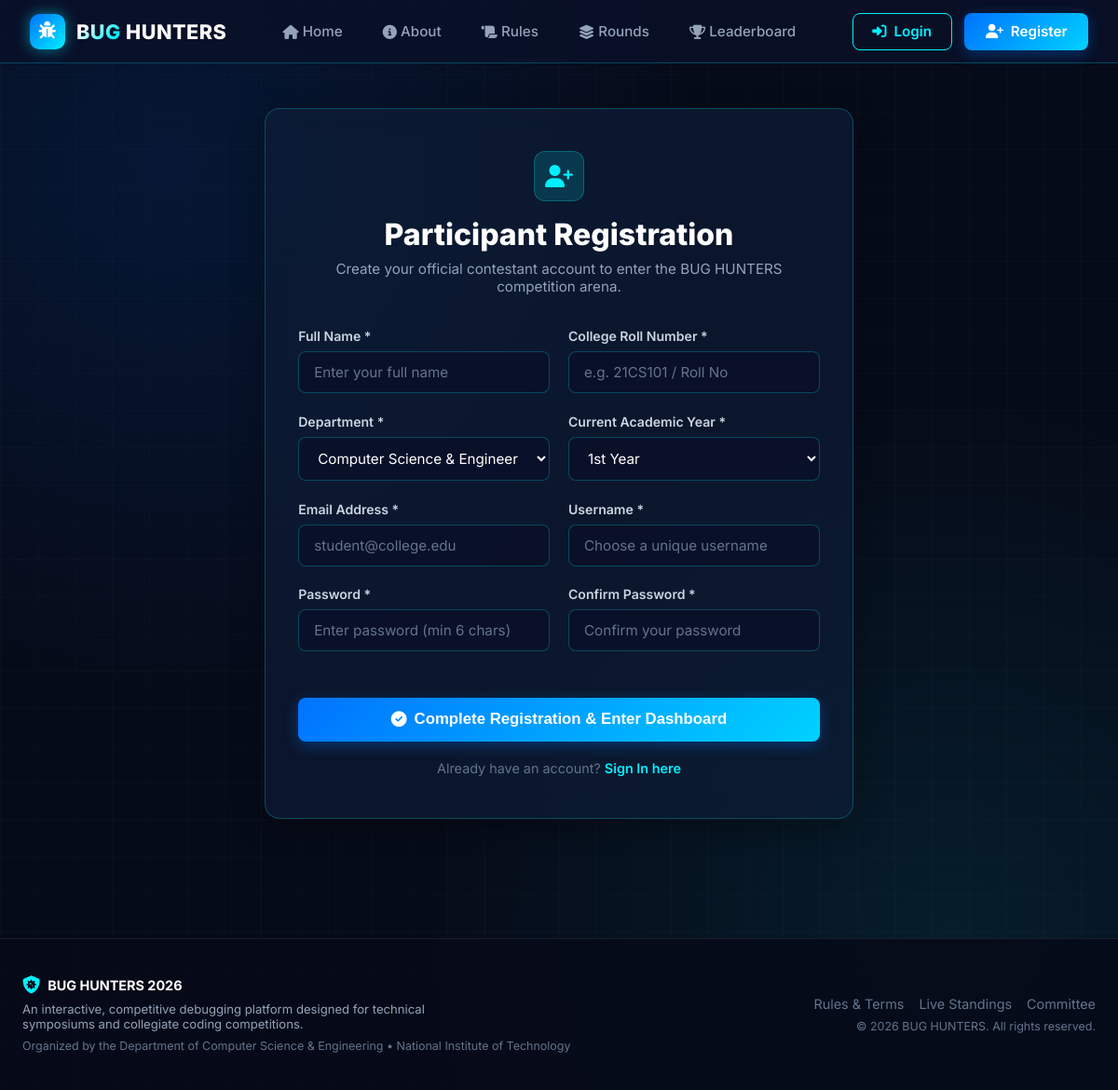
Screenshot of /register/ with the database file from the repository.
### competition/models.py (models this page shows, shortened)
class CompetitionSettings(models.Model):
    title = models.CharField(max_length=200, default="BUG HUNTERS 2026")
    tagline = models.CharField(max_length=255, default="Think Smart. Debug Fast. Code Better.")
    college_name = models.CharField(max_length=255, default="Apex Institute of Technology")
    r1_qualifying_marks = models.IntegerField(default=9, help_text="Default 9 out of 15")
    r1_total_questions = models.IntegerField(default=15)
    r1_time_per_question_seconds = models.IntegerField(default=60, help_text="Time per question in seconds (1 min)")
    r1_enabled = models.BooleanField(default=True)
    r2_qualifying_marks = models.IntegerField(default=15, help_text="Default 15 out of 25")
    r2_total_questions = models.IntegerField(default=5)
    r2_time_per_question_seconds = models.IntegerField(default=300, help_text="Time per question in seconds (5 min)")
    r2_enabled = models.BooleanField(default=True)
    r3_total_questions = models.IntegerField(default=3)
    r3_time_per_question_seconds = models.IntegerField(default=600, help_text="Time per question in seconds (10 min)")
    r3_enabled = models.BooleanField(default=True)
    allow_registration = models.BooleanField(default=True)
    leaderboard_published = models.BooleanField(default=True)
    anti_cheating_enabled = models.BooleanField(default=True)
    max_warning_violations = models.IntegerField(default=3)
    updated_at = models.DateTimeField(auto_now=True)
    class Meta:
        verbose_name = "Competition Setting"
        verbose_name_plural = "Competition Settings"
    @classmethod
    def get_settings(cls):
        settings, created = cls.objects.get_or_create(id=1)
        return settings

### accounts/views.py (the view)
# urls.py: path('register/', views.register_view, name='register'),
def register_view(request):
    if request.user.is_authenticated:
        return redirect('dashboard')
    settings = CompetitionSettings.get_settings()
    if not settings.allow_registration:
        messages.error(request, "Registration for BUG HUNTERS is currently closed by the administrator.")
        return redirect('home')
    if request.method == 'POST':
        form = ParticipantRegistrationForm(request.POST)
        if form.is_valid():
            user = form.save()
            initialize_participant_competition(user)
            messages.success(request, f"Registration Successful! Welcome to BUG HUNTERS, {user.profile.full_name}.")
            login(request, user)
            return redirect('dashboard')
        else:
            messages.error(request, "Please correct the errors indicated below.")
    else:
        form = ParticipantRegistrationForm()
    return render(request, 'registration.html', {'form': form})

### competition/context_processors.py (called while the page is built)
def competition_context(request):
    settings = CompetitionSettings.get_settings()
    user_rounds = {}
    if request.user.is_authenticated:
        rounds = ParticipantRound.objects.filter(participant=request.user)
        for r in rounds:
            user_rounds[r.round_number] = r
    return {
        'comp_settings': settings,
        'user_rounds': user_rounds,
        'app_name': 'BUG HUNTERS',
    }

### templates/registration.html (shortened to what this page needs)
{% extends 'base.html' %}
{% block content %}
<div style="max-width: 680px; margin: 3rem auto; padding: 0 1.5rem 5rem;">
    <div class="glass-panel" style="padding: 2.8rem 2.2rem;">
        <div style="text-align: center; margin-bottom: 2.2rem;">
            <div style="width: 54px; height: 54px; border-radius: 12px; background: rgba(0, 240, 255, 0.15); border: 1px solid var(--border-cyan); display: flex; align-items: center; justify-content: center; font-size: 1.5rem; color: var(--cyber-cyan); margin: 0 auto 1rem;">
                <i class="fas fa-user-plus"></i>
            </div>
            <h2 style="font-size: 2rem; font-weight: 800; color: #fff; margin-bottom: 0.5rem;">
                Participant Registration
            </h2>
            <p style="color: var(--text-muted); font-size: 0.95rem;">
                Create your official contestant account to enter the BUG HUNTERS competition arena.
            </p>
        </div>
        <form method="post" action="{% url 'register' %}">
            <div style="display: grid; grid-template-columns: 1fr 1fr; gap: 1.25rem;">
                <div class="form-group">
                    <label class="form-label">Full Name *</label>
                    {{ form.full_name }}
                </div>
                <div class="form-group">
                    <label class="form-label">College Roll Number *</label>
                    {{ form.roll_number }}
                </div>
            </div>
            <div style="display: grid; grid-template-columns: 1fr 1fr; gap: 1.25rem;">
                <div class="form-group">
                    <label class="form-label">Department *</label>
                    {{ form.department }}
                </div>
                <div class="form-group">
                    <label class="form-label">Current Academic Year *</label>
                    {{ form.year }}
                </div>
            </div>
            <div style="display: grid; grid-template-columns: 1fr 1fr; gap: 1.25rem;">
                <div class="form-group">
                    <label class="form-label">Email Address *</label>
                    {{ form.email }}
                </div>
                <div class="form-group">
                    <label class="form-label">Username *</label>
                    {{ form.username }}
                </div>
            </div>
            <div style="display: grid; grid-template-columns: 1fr 1fr; gap: 1.25rem;">
                <div class="form-group">
                    <label class="form-label">Password *</label>
                    {{ form.password }}
                </div>
                <div class="form-group">
                    <label class="form-label">Confirm Password *</label>
                    {{ form.confirm_password }}
                </div>
            </div>
            <div style="margin: 1.75rem 0 1.25rem;">
                <button type="submit" class="btn-cyber" style="width: 100%; justify-content: center; padding: 0.85rem; font-size: 1.05rem;">
                    <i class="fas fa-check-circle"></i> Complete Registration &amp; Enter Dashboard
                </button>
            </div>
            <div style="text-align: center; font-size: 0.9rem; color: var(--text-dim);">
                Already have an account? <a href="{% url 'login' %}" style="color: var(--cyber-cyan); text-decoration: none; font-weight: 600;">Sign In here</a>
            </div>
        </form>
    </div>
</div>
{% endblock %}

### templates/base.html (shortened to what this page needs)
{% load static %}
<!DOCTYPE html>
<html lang="en">
<head>
    <link rel="stylesheet" href="https://cdnjs.cloudflare.com/ajax/libs/font-awesome/6.5.1/css/all.min.css">
    <link rel="stylesheet" href="{% static 'css/styles.css' %}">
</head>
<body>
    <nav class="cyber-nav">
        <div class="nav-container">
            <a href="{% url 'home' %}" class="nav-brand">
                <div class="brand-icon">
                    <i class="fas fa-bug"></i>
                </div>
                <div>
                    <span class="gradient-text">BUG</span>
                    <span style="color: #ffffff;">HUNTERS</span>
                </div>
            </a>
            <ul class="nav-links">
                <li><a href="{% url 'home' %}" class="{% if request.resolver_match.url_name == 'home' %}active{% endif %}"><i class="fas fa-home"></i> Home</a></li>
                <li><a href="{% url 'about' %}" class="{% if request.resolver_match.url_name == 'about' %}active{% endif %}"><i class="fas fa-info-circle"></i> About</a></li>
                <li><a href="{% url 'rules' %}" class="{% if request.resolver_match.url_name == 'rules' %}active{% endif %}"><i class="fas fa-scroll"></i> Rules</a></li>
                <li><a href="{% url 'rounds_overview' %}" class="{% if request.resolver_match.url_name == 'rounds_overview' %}active{% endif %}"><i class="fas fa-layer-group"></i> Rounds</a></li>
                <li><a href="{% url 'leaderboard' %}" class="{% if request.resolver_match.url_name == 'leaderboard' %}active{% endif %}"><i class="fas fa-trophy"></i> Leaderboard</a></li>
            </ul>
            <div class="nav-actions">
                {% if user.is_authenticated %}
                    <div style="display: flex; align-items: center; gap: 0.85rem;">
                        <span class="badge-cyber" style="display: flex; align-items: center; gap: 0.4rem;">
                            <i class="fas fa-user-circle"></i> {{ user.profile.roll_number|default:user.username }}
                        </span>
                        <a href="{% url 'logout' %}" class="btn-danger-cyber" title="Logout">
                            <i class="fas fa-sign-out-alt"></i> Logout
                        </a>
                    </div>
                {% else %}
                    <a href="{% url 'login' %}" class="btn-outline-cyber">
                        <i class="fas fa-sign-in-alt"></i> Login
                    </a>
                    <a href="{% url 'register' %}" class="btn-cyber">
                        <i class="fas fa-user-plus"></i> Register
                    </a>
                {% endif %}
            </div>
        </div>
    </nav>
    <main style="flex-grow: 1;">
        {% block content %}{% endblock %}
    </main>
    <footer class="cyber-footer">
        <div class="footer-content">
            <div>
                <div style="display: flex; align-items: center; gap: 0.5rem; margin-bottom: 0.5rem;">
                    <i class="fas fa-shield-virus" style="color: var(--cyber-cyan); font-size: 1.2rem;"></i>
                    <span style="font-weight: 700; color: #fff;">{{ comp_settings.title }}</span>
                </div>
                <p style="font-size: 0.82rem; color: var(--text-muted); max-width: 480px;">
                    An interactive, competitive debugging platform designed for technical symposiums and collegiate coding competitions.
                </p>
                <p style="font-size: 0.78rem; color: var(--text-dim); margin-top: 0.5rem;">
                    Organized by the Department of Computer Science &amp; Engineering &bull; {{ comp_settings.college_name }}
                </p>
            </div>
            <div style="text-align: right;">
                <div style="margin-bottom: 0.5rem; display: flex; gap: 1rem; justify-content: flex-end;">
                    <a href="{% url 'rules' %}" style="color: var(--text-dim); text-decoration: none;">Rules &amp; Terms</a>
                    <a href="{% url 'leaderboard' %}" style="color: var(--text-dim); text-decoration: none;">Live Standings</a>
                    <a href="{% url 'about' %}" style="color: var(--text-dim); text-decoration: none;">Committee</a>
                </div>
                <p style="font-size: 0.78rem; color: var(--text-dim);">
                    &copy; 2026 BUG HUNTERS. All rights reserved.
                </p>
            </div>
        </div>
    </footer>
</body>
</html>

### static/css/styles.css (style rules this page uses)
:root { --bg-deep: #060b19; --bg-dark: #0a1128; --bg-surface: #0e1e38; --bg-card: rgba(14, 30, 56, 0.7); --bg-glass: rgba(14, 30, 56, 0.65); --electric-blue: #0072ff; --cyber-cyan: #00f0ff; --neon-teal: #00e5ff; --accent-purple: #7928ca; --accent-pink: #ff0080; --text-main: #f8fafc; --text-muted: #94a3b8; --text-dim: #64748b; --border-cyan: rgba(0, 240, 255, 0.25); --border-glass: rgba(255, 255, 255, 0.08); --border-glow: 0 0 15px rgba(0, 240, 255, 0.3); --success: #10b981; --warning: #f59e0b; --danger: #ef4444; --font-main: 'Inter', -apple-system, BlinkMacSystemFont, sans-serif; --font-mono: 'JetBrains Mono', monospace; }
* { margin: 0; padding: 0; box-sizing: border-box; }
body { font-family: var(--font-main); background-color: var(--bg-deep); color: var(--text-main); min-height: 100vh; display: flex; flex-direction: column; position: relative; overflow-x: hidden; background-image: radial-gradient(circle at 15% 15%, rgba(0, 114, 255, 0.12) 0%, transparent 40%), radial-gradient(circle at 85% 85%, rgba(0, 240, 255, 0.08) 0%, transparent 40%), linear-gradient(rgba(255, 255, 255, 0.015) 1px, transparent 1px), linear-gradient(90deg, rgba(255, 255, 255, 0.015) 1px, transparent 1px); background-size: 100% 100%, 100% 100%, 40px 40px, 40px 40px; }
.glass-panel { background: var(--bg-glass); backdrop-filter: blur(16px); -webkit-backdrop-filter: blur(16px); border: 1px solid var(--border-cyan); border-radius: 16px; box-shadow: 0 8px 32px 0 rgba(0, 0, 0, 0.37); transition: all 0.3s cubic-bezier(0.4, 0, 0.2, 1); }
.gradient-text { background: linear-gradient(135deg, #ffffff 20%, var(--cyber-cyan) 80%); -webkit-background-clip: text; -webkit-text-fill-color: transparent; }
.cyber-nav { background: rgba(10, 17, 40, 0.85); backdrop-filter: blur(20px); border-bottom: 1px solid var(--border-cyan); padding: 0.85rem 2rem; position: sticky; top: 0; z-index: 1000; }
.nav-container { max-width: 1300px; margin: 0 auto; display: flex; align-items: center; justify-content: space-between; }
.nav-brand { display: flex; align-items: center; gap: 0.75rem; text-decoration: none; font-weight: 800; font-size: 1.35rem; letter-spacing: 0.5px; }
.brand-icon { width: 38px; height: 38px; border-radius: 10px; background: linear-gradient(135deg, var(--electric-blue), var(--cyber-cyan)); display: flex; align-items: center; justify-content: center; color: #fff; font-size: 1.15rem; box-shadow: 0 0 15px rgba(0, 240, 255, 0.5); }
.nav-links { display: flex; align-items: center; gap: 1.5rem; list-style: none; }
.nav-links a { color: var(--text-muted); text-decoration: none; font-size: 0.95rem; font-weight: 500; transition: all 0.2s ease; padding: 0.4rem 0.6rem; border-radius: 6px; }
.nav-actions { display: flex; align-items: center; gap: 0.85rem; }
.btn-cyber { background: linear-gradient(135deg, var(--electric-blue), #00d2ff); color: #fff; border: none; padding: 0.65rem 1.4rem; border-radius: 8px; font-weight: 600; font-size: 0.95rem; cursor: pointer; display: inline-flex; align-items: center; gap: 0.5rem; text-decoration: none; transition: all 0.25s ease; box-shadow: 0 4px 15px rgba(0, 114, 255, 0.35); }
.btn-outline-cyber { background: transparent; color: var(--cyber-cyan); border: 1px solid var(--cyber-cyan); padding: 0.6rem 1.3rem; border-radius: 8px; font-weight: 600; font-size: 0.95rem; cursor: pointer; display: inline-flex; align-items: center; gap: 0.5rem; text-decoration: none; transition: all 0.2s ease; }
.form-group { margin-bottom: 1.35rem; }
.form-label { display: block; font-size: 0.88rem; font-weight: 600; margin-bottom: 0.5rem; color: #cbd5e1; }
.form-control, .form-select { width: 100%; padding: 0.75rem 1rem; background: rgba(10, 17, 40, 0.8); border: 1px solid var(--border-cyan); border-radius: 8px; color: #fff; font-size: 0.95rem; font-family: inherit; transition: all 0.2s ease; }
.form-control::placeholder { color: var(--text-dim); }
.cyber-footer { margin-top: auto; border-top: 1px solid var(--border-glass); background: rgba(6, 11, 25, 0.9); padding: 2.5rem 1.5rem; font-size: 0.9rem; color: var(--text-dim); }
.footer-content { max-width: 1250px; margin: 0 auto; display: flex; align-items: center; justify-content: space-between; flex-wrap: wrap; gap: 1.5rem; }

### rows the page displays
CompetitionSettings: title "BUG HUNTERS 2026", college_name "National Institute of Technology"
